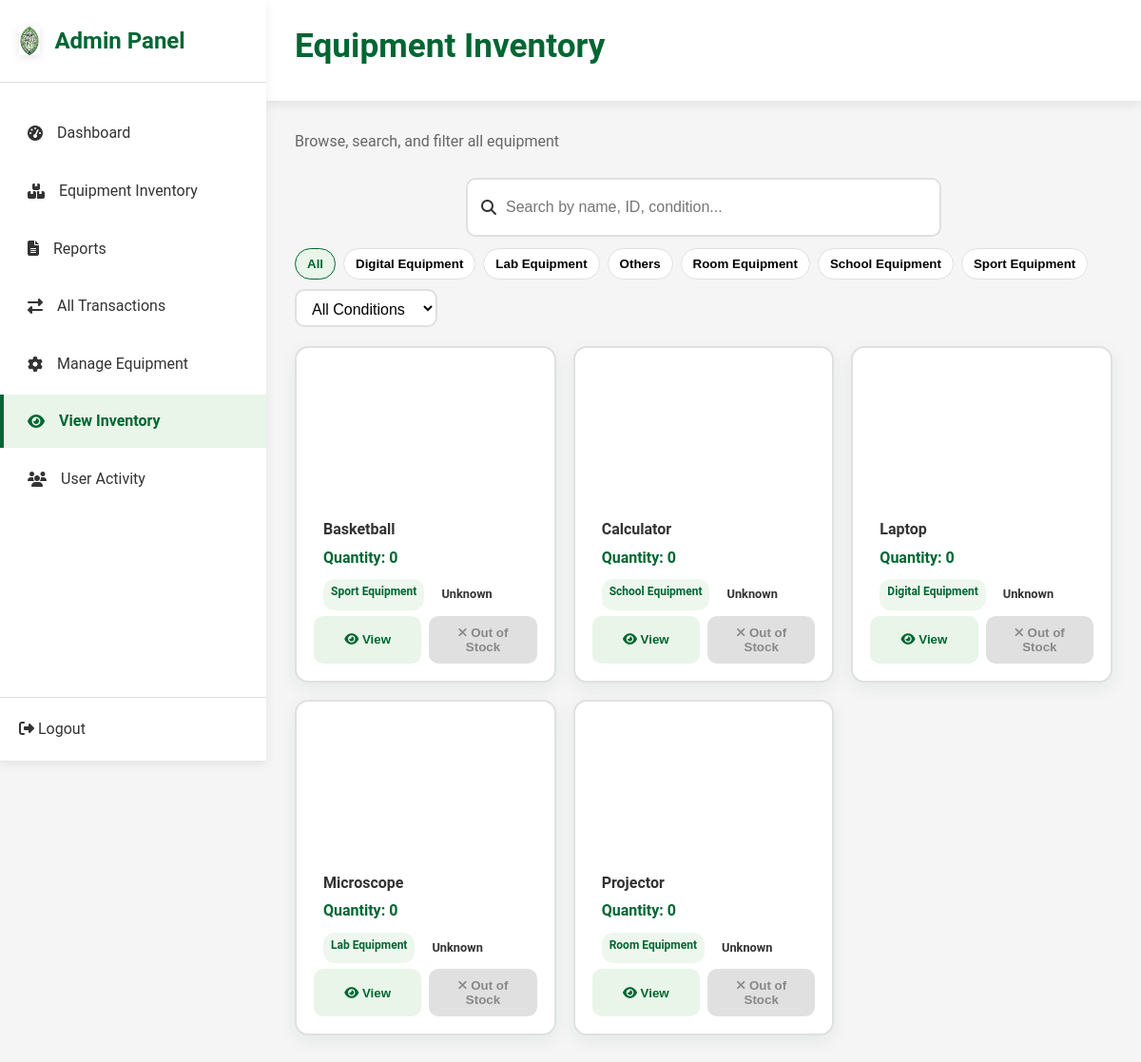
The app's page /admin/inventory.php with its own data.
### tables this page shows
CREATE TABLE `categories` (
  `id` int(11) NOT NULL AUTO_INCREMENT,
  `name` varchar(100) NOT NULL,
  `description` text DEFAULT NULL,
  `created_at` timestamp NOT NULL DEFAULT CURRENT_TIMESTAMP,
  `updated_at` timestamp NOT NULL DEFAULT CURRENT_TIMESTAMP ON UPDATE CURRENT_TIMESTAMP,
  PRIMARY KEY (`id`),
  UNIQUE KEY `name` (`name`)
);

CREATE TABLE `equipment` (
  `id` int(11) NOT NULL AUTO_INCREMENT,
  `name` varchar(200) NOT NULL,
  `rfid_tag` varchar(50) DEFAULT NULL,
  `category_id` int(11) NOT NULL,
  `quantity` int(11) NOT NULL DEFAULT 0,
  `description` text DEFAULT NULL,
  `image_path` varchar(500) DEFAULT NULL,
  `image_url` varchar(500) DEFAULT NULL,
  `brand` varchar(100) DEFAULT NULL,
  `model` varchar(100) DEFAULT NULL,
  `serial_number` varchar(100) DEFAULT NULL,
  `purchase_date` date DEFAULT NULL,
  `purchase_price` decimal(10,2) DEFAULT NULL,
  `warranty_expiry` date DEFAULT NULL,
  `created_at` timestamp NOT NULL DEFAULT CURRENT_TIMESTAMP,
  `updated_at` timestamp NOT NULL DEFAULT CURRENT_TIMESTAMP ON UPDATE CURRENT_TIMESTAMP,
  PRIMARY KEY (`id`),
  UNIQUE KEY `rfid_tag` (`rfid_tag`),
  KEY `fk_equipment_category` (`category_id`),
  CONSTRAINT `fk_equipment_category` FOREIGN KEY (`category_id`) REFERENCES `categories` (`id`) ON DELETE RESTRICT ON UPDATE CASCADE
);

### admin/inventory.php (the view, shortened to what this page needs)
<?php
$host = "localhost";
$user = "root";
$password = "";
$dbname = "capstone";
$db_connected = true;
$conn = @new mysqli($host, $user, $password, $dbname);
$categories = [];
if ($db_connected) {
    if ($result = $conn->query("SELECT id, name FROM categories ORDER BY name")) {
        while ($row = $result->fetch_assoc()) {
            $categories[] = $row;
        }
    }
}
$equipment = [];
if ($db_connected) {
    $query = "SELECT e.*, c.name as category_name
              FROM equipment e
              LEFT JOIN categories c ON e.category_id = c.id
              ORDER BY e.name";
    if ($result = $conn->query($query)) {
        while ($row = $result->fetch_assoc()) {
            $equipment[] = $row;
        }
    }
}
?>
<!DOCTYPE html>
<html lang="en">
<head>
    <link rel="stylesheet" href="admin-styles.css?v=<?= time() ?>">
    <link rel="stylesheet" href="inventory-styles.css">
    <link rel="stylesheet" href="https://cdnjs.cloudflare.com/ajax/libs/font-awesome/6.5.2/css/all.min.css">
</head>
<body>
	<div class="admin-container">
		<nav class="sidebar">
			<div class="sidebar-header">
				<div class="logo">
					<img src="../uploads/De lasalle ASMC.png" alt="De La Salle ASMC Logo" class="main-logo" style="height:30px; width:auto;">
					<span>Admin Panel</span>
				</div>
			</div>
			<ul class="nav-menu">
				<li class="nav-item">
					<a href="admin-dashboard.php"><i class="fas fa-tachometer-alt"></i><span>Dashboard</span></a>
				</li>
				<li class="nav-item">
					<a href="admin-equipment-inventory.php"><i class="fas fa-boxes"></i><span>Equipment Inventory</span></a>
				</li>
				<li class="nav-item">
					<a href="reports.php"><i class="fas fa-file-alt"></i><span>Reports</span></a>
				</li>
				<li class="nav-item">
					<a href="admin-all-transaction.php"><i class="fas fa-exchange-alt"></i><span>All Transactions</span></a>
				</li>
				<li class="nav-item">
					<a href="admin-inventory.php"><i class="fas fa-cog"></i><span>Manage Equipment</span></a>
				</li>
				<li class="nav-item active">
					<a href="inventory.php"><i class="fas fa-eye"></i><span>View Inventory</span></a>
				</li>
				<li class="nav-item">
					<a href="admin-user-activity.php"><i class="fas fa-users"></i><span>User Activity</span></a>
				</li>
			</ul>
			<div class="sidebar-footer">
					<i class="fas fa-sign-out-alt"></i> Logout
			</div>
		</nav>
        <main class="main-content">
            <header class="top-header">
                <h1 class="page-title">Equipment Inventory</h1>
            </header>
            <section class="content-section active">
                <p class="page-subtitle">Browse, search, and filter all equipment</p>
                <div class="inventory-toolbar">
                    <div class="search-wrapper" style="width: 500px; min-width: 400px; max-width: 600px; display: flex; align-items: center;">
                        <i class="fas fa-search"></i>
                        <input id="searchInput" type="text" placeholder="Search by name, ID, condition..." style="width: 100%; height: 38px; border: none; outline: none; font-size: 1rem;">
                    </div>
                    <div class="filters">
                        <div class="category-pills" id="categoryPills">
                            <button class="category-pill active" data-category="all">All</button>
                            <?php foreach($categories as $category): ?>
                                <button class="category-pill" data-category="<?= htmlspecialchars(strtolower($category['name'])) ?>">
                                    <?= htmlspecialchars($category['name']) ?>
                                </button>
                            <?php endforeach; ?>
                        </div>
                        <select id="conditionFilter">
                            <option value="all">All Conditions</option>
                        </select>
                    </div>
                </div>
                <div class="equipment-grid" id="equipmentGrid">
                    <?php if (empty($equipment)): ?>
                        <div class="empty-state">
                            <div class="empty-icon">📦</div>
                            <h3>No equipment found</h3>
                            <p>No equipment has been added to the inventory yet.</p>
                        </div>
                    <?php else: ?>
                        <?php foreach ($equipment as $item): ?>
                            <div class="equipment-card" data-name="<?= htmlspecialchars(strtolower($item['name'])) ?>"
                                 data-category="<?= htmlspecialchars(strtolower($item['category_name'] ?? '')) ?>"
                                 data-condition="<?= htmlspecialchars(strtolower($item['item_condition'] ?? '')) ?>">
                                <?php if (!empty($item['image_path'])): ?>
                                    <?php
                                        $image_src = $item['image_path'];
                                        if (strpos($image_src, 'uploads/') === 0) {
                                            $image_src = '../' . $image_src;
                                        }
                                    ?>
                                    <div class="equipment-thumb">
                                        <img src="<?= htmlspecialchars($image_src) ?>"
                                             alt="<?= htmlspecialchars($item['name']) ?>"
                                             onerror="this.style.display='none'">
                                    </div>
                                <?php else: ?>
                                    <div class="equipment-thumb placeholder"></div>
                                <?php endif; ?>
                                <div class="equipment-info">
                                    <h3 class="equipment-name"><?= htmlspecialchars($item['name']) ?></h3>
                                    <div class="equipment-qty">Quantity: <?= htmlspecialchars($item['quantity'] ?? 0) ?></div>
                                    <div class="equipment-meta-line">
                                        <span class="badge category"><?= htmlspecialchars($item['category_name'] ?? '—') ?></span>
                                        <span class="status-badge <?= htmlspecialchars(strtolower(str_replace(' ', '-', $item['item_condition'] ?? ''))) ?>">
                                            <?= htmlspecialchars($item['item_condition'] ?? 'Unknown') ?>
                                        </span>
                                    </div>
                                </div>
                                <div class="card-actions">
                                    <button class="btn btn-secondary" onclick="viewItem(<?= $item['id'] ?>)">
                                        <i class="fas fa-eye"></i> View
                                    </button>
                                    <?php if (($item['quantity'] ?? 0) > 0): ?>
                                        <button class="btn btn-primary" onclick="borrowItem(<?= $item['id'] ?>)">
                                            <i class="fas fa-arrow-up"></i> Borrow
                                        </button>
                                    <?php else: ?>
                                        <button class="btn btn-disabled" disabled>
                                            <i class="fas fa-times"></i> Out of Stock
                                        </button>
                                    <?php endif; ?>
                                </div>
                            </div>
                        <?php endforeach; ?>
                    <?php endif; ?>
                </div>
            </section>
        </main>
    </div>
</body>
</html>

### admin/admin-styles.css (style rules this page uses)
:root { --primary-green: #006633; --secondary-green: #4CAF50; --light-green: #E8F5E8; --dark-green: #004d26; --white: #ffffff; --gray: #f5f5f5; --text-dark: #333333; --shadow: 0 4px 10px rgba(0, 0, 0, 0.08); }
* { margin: 0; padding: 0; box-sizing: border-box; }
body { font-family: 'Roboto', 'Segoe UI', Tahoma, Geneva, Verdana, sans-serif; background: var(--gray); color: var(--text-dark); line-height: 1.6; }
.admin-container { display: flex; min-height: 100vh; }
.sidebar { width: 280px; background: var(--white); box-shadow: var(--shadow); display: flex; flex-direction: column; position: fixed; height: 100vh; left: 0; top: 0; transition: left 0.3s ease; z-index: 100; }
.sidebar-header { padding: 24px 20px; border-bottom: 1px solid #e0e0e0; display: flex; align-items: center; justify-content: space-between; gap: 12px; }
.logo { display: flex; align-items: center; gap: 15px; color: var(--primary-green); font-size: 1.5rem; font-weight: 700; }
.main-logo { max-height: 30px; width: auto; object-fit: contain; filter: drop-shadow(0 1px 2px rgba(0, 0, 0, 0.1)); }
.nav-menu { list-style: none; padding: 20px 0; flex: 1; }
.nav-item { margin: 5px 0; }
.nav-item a { display: flex; align-items: center; gap: 15px; padding: 15px 25px; color: var(--text-dark); text-decoration: none; transition: all 0.3s ease; border-left: 4px solid transparent; }
.nav-item.active a, .nav-item:hover a { background: var(--light-green); color: var(--primary-green); border-left: 4px solid var(--primary-green); font-weight: 600; }
.sidebar-footer { padding: 20px; border-top: 1px solid #e0e0e0; }
.main-content { flex: 1; margin-left: 280px; min-height: 100vh; transition: margin-left 0.3s ease; }
.top-header { background: var(--white); padding: 20px 30px; display: flex; justify-content: space-between; align-items: center; box-shadow: var(--shadow); position: sticky; top: 0; z-index: 90; }
.page-title { font-size: 1.8rem; color: var(--primary-green); font-weight: 700; }
.content-section { display: none; padding: 30px; }
.content-section.active { display: block; }
.equipment-grid { display: grid; grid-template-columns: repeat(auto-fill, minmax(200px, 1fr)); gap: 16px; }
.equipment-card { background: var(--white); border-radius: 12px; box-shadow: var(--shadow); padding: 0 0 10px 0; display: flex; flex-direction: column; gap: 10px; transition: transform 0.2s ease; overflow: hidden; }
.equipment-card .equipment-thumb, .equipment-card .equipment-image { position: relative; width: 100% !important; height: 150px !important; background: #ffffff !important; border-radius: 12px 12px 0 0 !important; overflow: hidden !important; }
.equipment-thumb.placeholder { display: block; }
.equipment-info { padding: 10px 10px 0 10px; display: flex; flex-direction: column; gap: 4px; }
.equipment-info .equipment-name { font-size: 1rem; color: var(--text-dark); white-space: nowrap; overflow: hidden; text-overflow: ellipsis; }
.equipment-meta-line { display: flex; gap: 8px; flex-wrap: wrap; margin-top: 6px; }
.badge.category { background: #eef7ee; color: var(--primary-green); padding: 4px 8px; border-radius: 12px; font-size: 0.75rem; font-weight: 600; }
.equipment-info .equipment-qty { font-weight: 600; color: var(--primary-green); }
.status-badge { display: inline-block; padding: 4px 10px; border-radius: 12px; font-size: 0.8rem; font-weight: 600; }
.card-actions { display: flex; gap: 10px; margin-top: 8px; }
.btn { padding: 8px 12px; border-radius: 8px; border: none; cursor: pointer; font-weight: 600; }
.btn-secondary { background: #eeeeee; color: #333; }
.btn-disabled { background: #e0e0e0; color: #888; cursor: not-allowed; }
.inventory-toolbar { display: flex; flex-direction: column; gap: 12px; margin-bottom: 16px; }
.search-wrapper { background: var(--white); border: 1px solid #e0e0e0; border-radius: 10px; padding: 10px 14px; display: flex; align-items: center; gap: 10px; }
.search-wrapper input { border: none; outline: none; width: 100%; }
.filters { display: flex; align-items: center; gap: 12px; flex-wrap: wrap; }
.category-pills { display: flex; gap: 8px; flex-wrap: wrap; }
.category-pill { padding: 8px 12px; border-radius: 999px; border: 1px solid #e0e0e0; background: var(--white); cursor: pointer; font-weight: 600; }
.category-pill.active { background: var(--light-green); color: var(--primary-green); border-color: var(--primary-green); }
.badge { padding: 6px 12px; border-radius: 15px; font-size: 0.8rem; font-weight: 600; }

### records on screen
categories: name "Digital Equipment"
categories: name "Lab Equipment"
categories: name "Others"
categories: name "Room Equipment"
categories: name "School Equipment"
categories: name "Sport Equipment"
equipment: name "Basketball", quantity "0", category.name "Sport Equipment", item_condition "Unknown", shows "Out of Stock"
equipment: name "Calculator", quantity "0", category.name "School Equipment", item_condition "Unknown", shows "Out of Stock"
equipment: name "Laptop", quantity "0", category.name "Digital Equipment", item_condition "Unknown", shows "Out of Stock"
equipment: name "Microscope", quantity "0", category.name "Lab Equipment", item_condition "Unknown", shows "Out of Stock"
equipment: name "Projector", quantity "0", category.name "Room Equipment", item_condition "Unknown", shows "Out of Stock"
